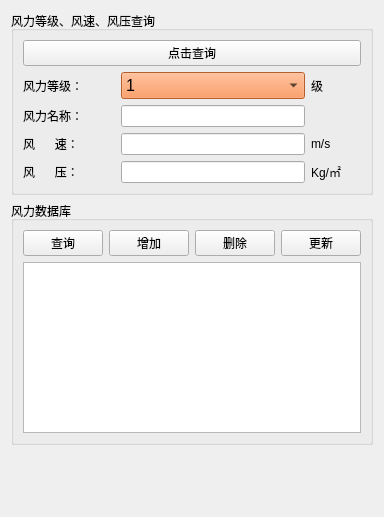
           <widget class="QWidget" name="WindPage">
            <attribute name="icon">
             <iconset theme="applications-multimedia"/>
            </attribute>
            <attribute name="title">
             <string>风压数据页面</string>
            </attribute>
            <layout class="QVBoxLayout" name="verticalLayout_12" stretch="2,4,1">
             <item>
              <widget class="QGroupBox" name="groupBox_4">
               <property name="styleSheet">
                <string notr="true"/>
               </property>
               <property name="title">
                <string>风力等级、风速、风压查询</string>
               </property>
               <layout class="QVBoxLayout" name="verticalLayout_14">
                <item>
                 <layout class="QVBoxLayout" name="verticalLayout_13">
                  <item>
                   <widget class="QPushButton" name="QueryWindPushButton">
                    <property name="text">
                     <string>点击查询</string>
                    </property>
                   </widget>
                  </item>
                  <item>
                   <layout class="QHBoxLayout" name="horizontalLayout_143" stretch="3,6,1">
                    <item>
                     <widget class="QLabel" name="label">
                      <property name="text">
                       <string>风力等级：</string>
                      </property>
                      <property name="margin">
                       <number>5</number>
                      </property>
                     </widget>
                    </item>
                    <item>
                     <widget class="QComboBox" name="QueryWindComboBox">
                      <property name="font">
                       <font>
                        <family>Microsoft YaHei UI</family>
                        <pointsize>12</pointsize>
                       </font>
                      </property>
                      <property name="styleSheet">
                       <string notr="true">background-color: rgb(255, 130, 57);</string>
                      </property>
                      <property name="currentText">
                       <string>1</string>
                      </property>
                      <property name="currentIndex">
                       <number>0</number>
                      </property>
                      <property name="placeholderText">
                       <string/>
                      </property>
                      <item>
                       <property name="text">
                        <string>1</string>
                       </property>
                      </item>
                      <item>
                       <property name="text">
                        <string>2</string>
                       </property>
                      </item>
                      <item>
                       <property name="text">
                        <string>3</string>
                       </property>
                      </item>
                      <item>
                       <property name="text">
                        <string>4</string>
                       </property>
                      </item>
                      <item>
                       <property name="text">
                        <string>5</string>
                       </property>
                      </item>
                      <item>
                       <property name="text">
                        <string>6</string>
                       </property>
                      </item>
                      <item>
                       <property name="text">
                        <string>7</string>
                       </property>
                      </item>
                      <item>
                       <property name="text">
                        <string>8</string>
                       </property>
                      </item>
                      <item>
                       <property name="text">
                        <string>9</string>
                       </property>
                      </item>
                      <item>
                       <property name="text">
                        <string>10</string>
                       </property>
                      </item>
                      <item>
                       <property name="text">
                        <string>11</string>
                       </property>
                      </item>
                      <item>
                       <property name="text">
                        <string>12</string>
                       </property>
                      </item>
                     </widget>
                    </item>
                    <item>
                     <widget class="QLabel" name="label_2">
                      <property name="minimumSize">
                       <size>
                        <width>50</width>
                        <height>0</height>
                       </size>
                      </property>
                      <property name="text">
                       <string>级</string>
                      </property>
                      <property name="margin">
                       <number>5</number>
                      </property>
                     </widget>
                    </item>
                   </layout>
                  </item>
                  <item>
                   <layout class="QHBoxLayout" name="horizontalLayout_145" stretch="3,6,1">
                    <item>
                     <widget class="QLabel" name="label_46">
                      <property name="text">
                       <string>风力名称：</string>
                      </property>
                      <property name="margin">
                       <number>5</number>
                      </property>
                     </widget>
                    </item>
                    <item>
                     <widget class="QLineEdit" name="QueryWindNameLineEdit"/>
                    </item>
                    <item>
                     <widget class="QLabel" name="label_47">
                      <property name="minimumSize">
                       <size>
                        <width>50</width>
                        <height>0</height>
                       </size>
                      </property>
                      <property name="text">
                       <string/>
                      </property>
                      <property name="margin">
                       <number>5</number>
                      </property>
                     </widget>
                    </item>
                   </layout>
                  </item>
                  <item>
                   <layout class="QHBoxLayout" name="horizontalLayout_152" stretch="3,6,1">
                    <item>
                     <widget class="QLabel" name="label_297">
                      <property name="text">
                       <string>风      速：</string>
                      </property>
                      <property name="margin">
                       <number>5</number>
                      </property>
                     </widget>
                    </item>
                    <item>
                     <widget class="QLineEdit" name="QueryWindSpeedLineEdit"/>
                    </item>
                    <item>
                     <widget class="QLabel" name="label_298">
                      <property name="minimumSize">
                       <size>
                        <width>50</width>
                        <height>0</height>
                       </size>
                      </property>
                      <property name="text">
                       <string>m/s</string>
                      </property>
                      <property name="margin">
                       <number>5</number>
                      </property>
                     </widget>
                    </item>
                   </layout>
                  </item>
                  <item>
                   <layout class="QHBoxLayout" name="horizontalLayout_158" stretch="3,6,1">
                    <item>
                     <widget class="QLabel" name="label_102">
                      <property name="text">
                       <string>风      压：</string>
                      </property>
                      <property name="margin">
                       <number>5</number>
                      </property>
                     </widget>
                    </item>
                    <item>
                     <widget class="QLineEdit" name="QueryWindPressureLineEdit"/>
                    </item>
                    <item>
                     <widget class="QLabel" name="label_309">
                      <property name="minimumSize">
                       <size>
                        <width>50</width>
                        <height>0</height>
                       </size>
                      </property>
                      <property name="text">
                       <string>Kg/㎡</string>
                      </property>
                      <property name="margin">
                       <number>5</number>
                      </property>
                     </widget>
                    </item>
                   </layout>
                  </item>
                 </layout>
                </item>
               </layout>
              </widget>
             </item>
             <item>
              <widget class="QGroupBox" name="groupBox_6">
               <property name="title">
                <string>风力数据库</string>
               </property>
               <layout class="QVBoxLayout" name="verticalLayout_17">
                <item>
                 <layout class="QHBoxLayout" name="horizontalLayout_26">
                  <item>
                   <widget class="QPushButton" name="WindQueryPushButton">
                    <property name="text">
                     <string>查询</string>
                    </property>
                   </widget>
                  </item>
                  <item>
                   <widget class="QPushButton" name="WindAddPushButton">
                    <property name="text">
                     <string>增加</string>
                    </property>
                   </widget>
                  </item>
                  <item>
                   <widget class="QPushButton" name="WindDeletedPushButton">
                    <property name="text">
                     <string>删除</string>
                    </property>
                   </widget>
                  </item>
                  <item>
                   <widget class="QPushButton" name="WindUpdatePushButton">
                    <property name="text">
                     <string>更新</string>
                    </property>
                   </widget>
                  </item>
                 </layout>
                </item>
                <item>
                 <widget class="QTableView" name="WindTableView"/>
                </item>
               </layout>
              </widget>
             </item>
             <item>
              <spacer name="verticalSpacer_2">
               <property name="orientation">
                <enum>Qt::Vertical</enum>
               </property>
               <property name="sizeHint" stdset="0">
                <size>
                 <width>20</width>
                 <height>40</height>
                </size>
               </property>
              </spacer>
             </item>
            </layout>
           </widget>
